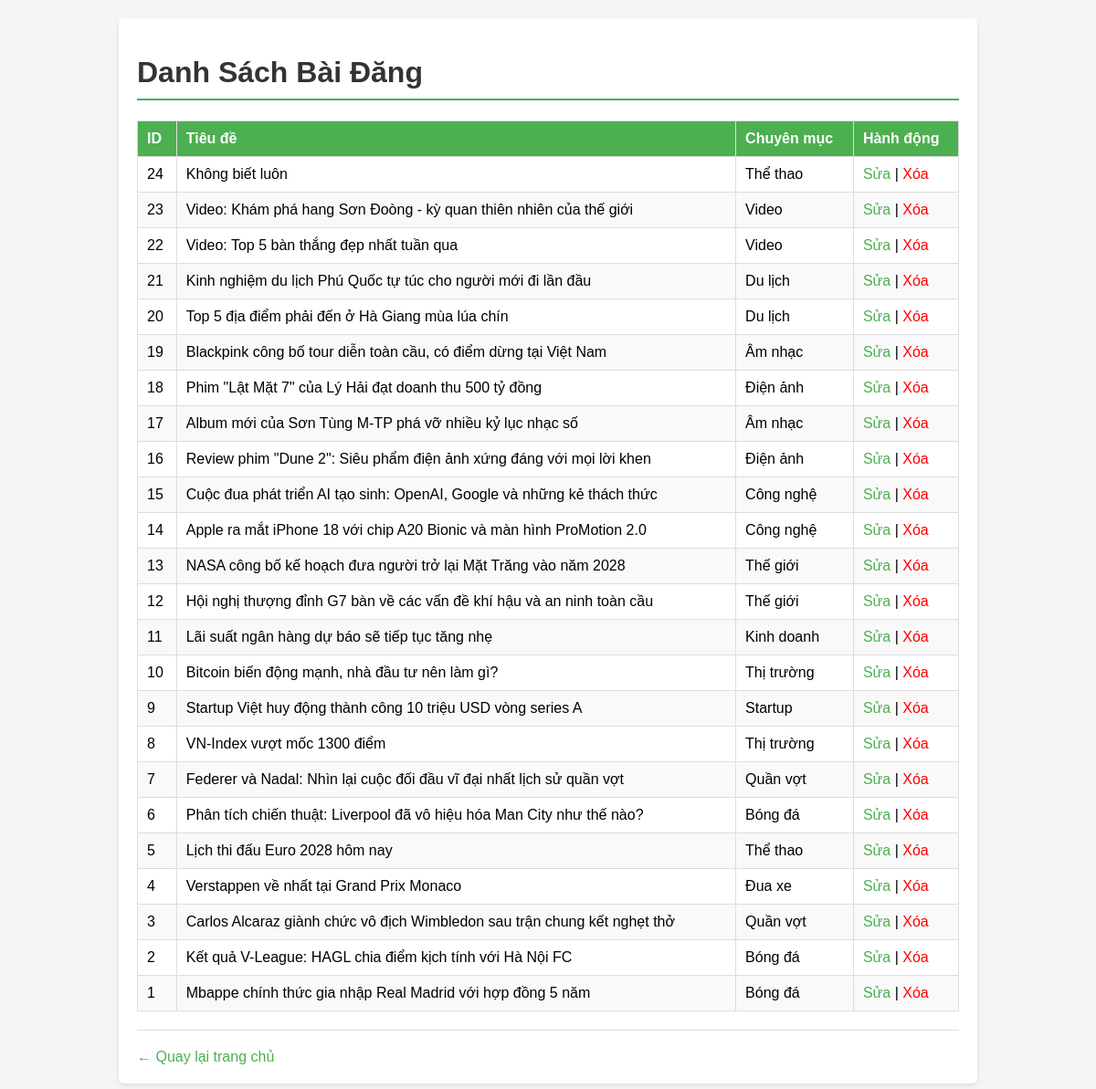
The page /danhsachbaidang.php on the database its author committed.
### tables this page shows
CREATE TABLE `articles` (
  `article_id` int(11) NOT NULL AUTO_INCREMENT PRIMARY KEY,
  `category_id` int(11) NOT NULL,
  `title` varchar(255) NOT NULL,
  `slug` varchar(255) UNIQUE NOT NULL,
  `summary` text,
  `content` text,
  `image_url` varchar(255) DEFAULT NULL,
  `author_id` int(11) DEFAULT NULL,
  `is_featured` tinyint(1) DEFAULT 0,
  `created_at` timestamp NULL DEFAULT CURRENT_TIMESTAMP
);

CREATE TABLE `categories` (
  `category_id` int(11) NOT NULL AUTO_INCREMENT PRIMARY KEY,
  `name` varchar(100) NOT NULL,
  `slug` varchar(120) UNIQUE NOT NULL,
  `parent_id` int(11) DEFAULT NULL
);

### danhsachbaidang.php (the view, shortened to what this page needs)
<?php
$db = new dbadmin();
$conn = $db->getConnection();
$result = $conn->query('SELECT a.article_id, a.title, c.name AS category_name FROM articles a LEFT JOIN categories c ON a.category_id = c.category_id ORDER BY a.article_id DESC');
?>
<!DOCTYPE html>
<html lang="vi">
<head>
    <link rel="stylesheet" href="style.css">
</head>
<body>
<div class="container">
    <h1>Danh Sách Bài Đăng</h1>
    <table>
        <thead>
            <tr>
                <th>ID</th>
                <th>Tiêu đề</th>
                <th>Chuyên mục</th>
                <th>Hành động</th>
            </tr>
        </thead>
        <tbody>
        <?php while ($row = $result->fetch_assoc()): ?>
            <tr>
                <td><?php echo $row['article_id']; ?></td>
                <td><?php echo htmlspecialchars($row['title']); ?></td>
                <td><?php echo htmlspecialchars($row['category_name']); ?></td>
                <td>
                    <a href="chinhsua.php?id=<?php echo $row['article_id']; ?>">Sửa</a>
                    |
                    <a href="?action=delete&id=<?php echo $row['article_id']; ?>"
                       onclick="return confirm('Bạn có chắc muốn xóa bài viết này?');"
                       style="color: red;">Xóa</a>
                </td>
            </tr>
        <?php endwhile; ?>
        </tbody>
    </table>
    <hr>
    <a href="index.php">← Quay lại trang chủ</a>
</div>
</body>
</html>

### style.css (style rules this page uses)
body { font-family: Arial, sans-serif; margin: 0; padding: 20px; background-color: #f5f5f5; }
.container { max-width: 900px; margin: 0 auto; background: white; padding: 20px; border-radius: 5px; box-shadow: 0 2px 5px rgba(0,0,0,0.1); }
h1, h2 { color: #333; }
h1 { border-bottom: 2px solid #4CAF50; padding-bottom: 10px; }
table { width: 100%; border-collapse: collapse; margin: 20px 0; }
table th, table td { padding: 10px; text-align: left; border: 1px solid #ddd; }
table th { background-color: #4CAF50; color: white; }
table tr:nth-child(even) { background-color: #f9f9f9; }
a { color: #4CAF50; text-decoration: none; }
hr { border: 0; border-top: 1px solid #ddd; margin: 20px 0; }

### rows shown on the page
articles: article_id "24", title "Không biết luôn", category.name "Thể thao"
articles: article_id "23", title "Video: Khám phá hang Sơn Đoòng - kỳ quan thiên nhiên của thế giới", category.name "Video"
articles: article_id "22", title "Video: Top 5 bàn thắng đẹp nhất tuần qua", category.name "Video"
articles: article_id "21", title "Kinh nghiệm du lịch Phú Quốc tự túc cho người mới đi lần đầu", category.name "Du lịch"
articles: article_id "20", title "Top 5 địa điểm phải đến ở Hà Giang mùa lúa chín", category.name "Du lịch"
articles: article_id "19", title "Blackpink công bố tour diễn toàn cầu, có điểm dừng tại Việt Nam", category.name "Âm nhạc"
articles: article_id "18", title "Phim \"Lật Mặt 7\" của Lý Hải đạt doanh thu 500 tỷ đồng", category.name "Điện ảnh"
articles: article_id "17", title "Album mới của Sơn Tùng M-TP phá vỡ nhiều kỷ lục nhạc số", category.name "Âm nhạc"
articles: article_id "16", title "Review phim \"Dune 2\": Siêu phẩm điện ảnh xứng đáng với mọi lời khen", category.name "Điện ảnh"
articles: article_id "15", title "Cuộc đua phát triển AI tạo sinh: OpenAI, Google và những kẻ thách thức", category.name "Công nghệ"
articles: article_id "14", title "Apple ra mắt iPhone 18 với chip A20 Bionic và màn hình ProMotion 2.0", category.name "Công nghệ"
articles: article_id "13", title "NASA công bố kế hoạch đưa người trở lại Mặt Trăng vào năm 2028", category.name "Thế giới"
articles: article_id "12", title "Hội nghị thượng đỉnh G7 bàn về các vấn đề khí hậu và an ninh toàn cầu", category.name "Thế giới"
articles: article_id "11", title "Lãi suất ngân hàng dự báo sẽ tiếp tục tăng nhẹ", category.name "Kinh doanh"
articles: article_id "10", title "Bitcoin biến động mạnh, nhà đầu tư nên làm gì?", category.name "Thị trường"
articles: article_id "9", title "Startup Việt huy động thành công 10 triệu USD vòng series A", category.name "Startup"
articles: article_id "8", title "VN-Index vượt mốc 1300 điểm", category.name "Thị trường"
articles: article_id "7", title "Federer và Nadal: Nhìn lại cuộc đối đầu vĩ đại nhất lịch sử quần vợt", category.name "Quần vợt"
articles: article_id "6", title "Phân tích chiến thuật: Liverpool đã vô hiệu hóa Man City như thế nào?", category.name "Bóng đá"
articles: article_id "5", title "Lịch thi đấu Euro 2028 hôm nay", category.name "Thể thao"
articles: article_id "4", title "Verstappen về nhất tại Grand Prix Monaco", category.name "Đua xe"
articles: article_id "3", title "Carlos Alcaraz giành chức vô địch Wimbledon sau trận chung kết nghẹt thở", category.name "Quần vợt"
articles: article_id "2", title "Kết quả V-League: HAGL chia điểm kịch tính với Hà Nội FC", category.name "Bóng đá"
articles: article_id "1", title "Mbappe chính thức gia nhập Real Madrid với hợp đồng 5 năm", category.name "Bóng đá"
